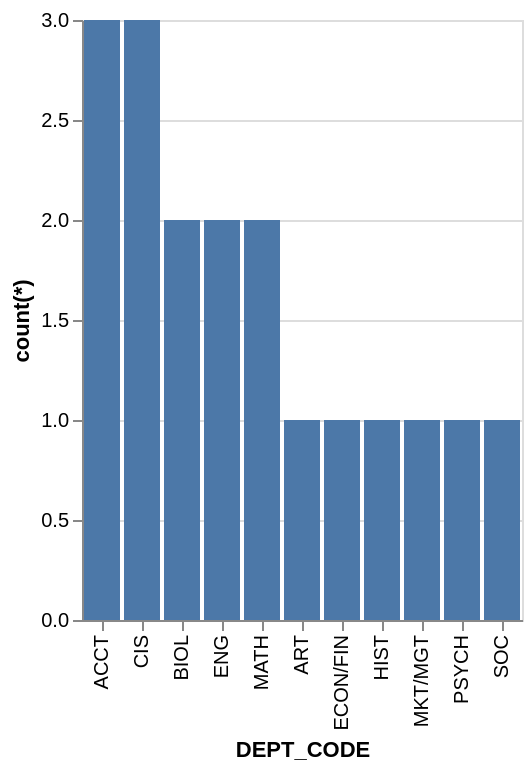

Write a Vega-Lite specification for this figure.
### Vega-Lite specification from a JSON file in a GitHub repository (floating-point values rounded to 4 significant figures)
{"data": {"values": [{"x_data": "ACCT", "y_data": 3}, {"x_data": "ART", "y_data": 1}, {"x_data": "BIOL", "y_data": 2}, {"x_data": "CIS", "y_data": 3}, {"x_data": "ECON/FIN", "y_data": 1}, {"x_data": "ENG", "y_data": 2}, {"x_data": "HIST", "y_data": 1}, {"x_data": "MATH", "y_data": 2}, {"x_data": "MKT/MGT", "y_data": 1}, {"x_data": "PSYCH", "y_data": 1}, {"x_data": "SOC", "y_data": 1}]}, "mark": "bar", "encoding": {"x": {"field": "x_data", "type": "nominal", "title": "DEPT_CODE", "sort": {"op": "sum", "field": "y_data", "order": "descending"}}, "y": {"field": "y_data", "type": "quantitative", "title": "count(*)"}}}
